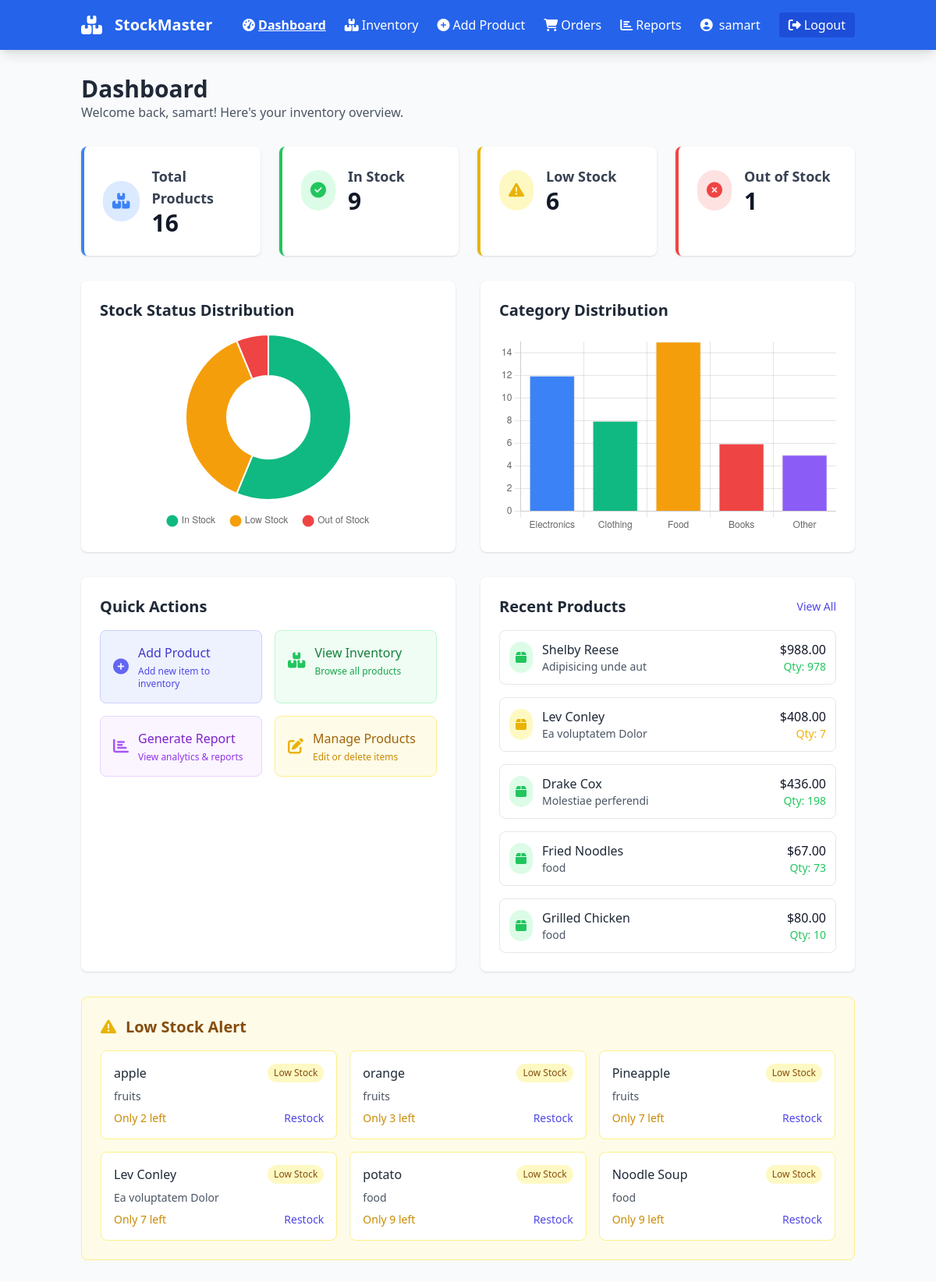
Page /dashboard (signed in) on the earlier database version.
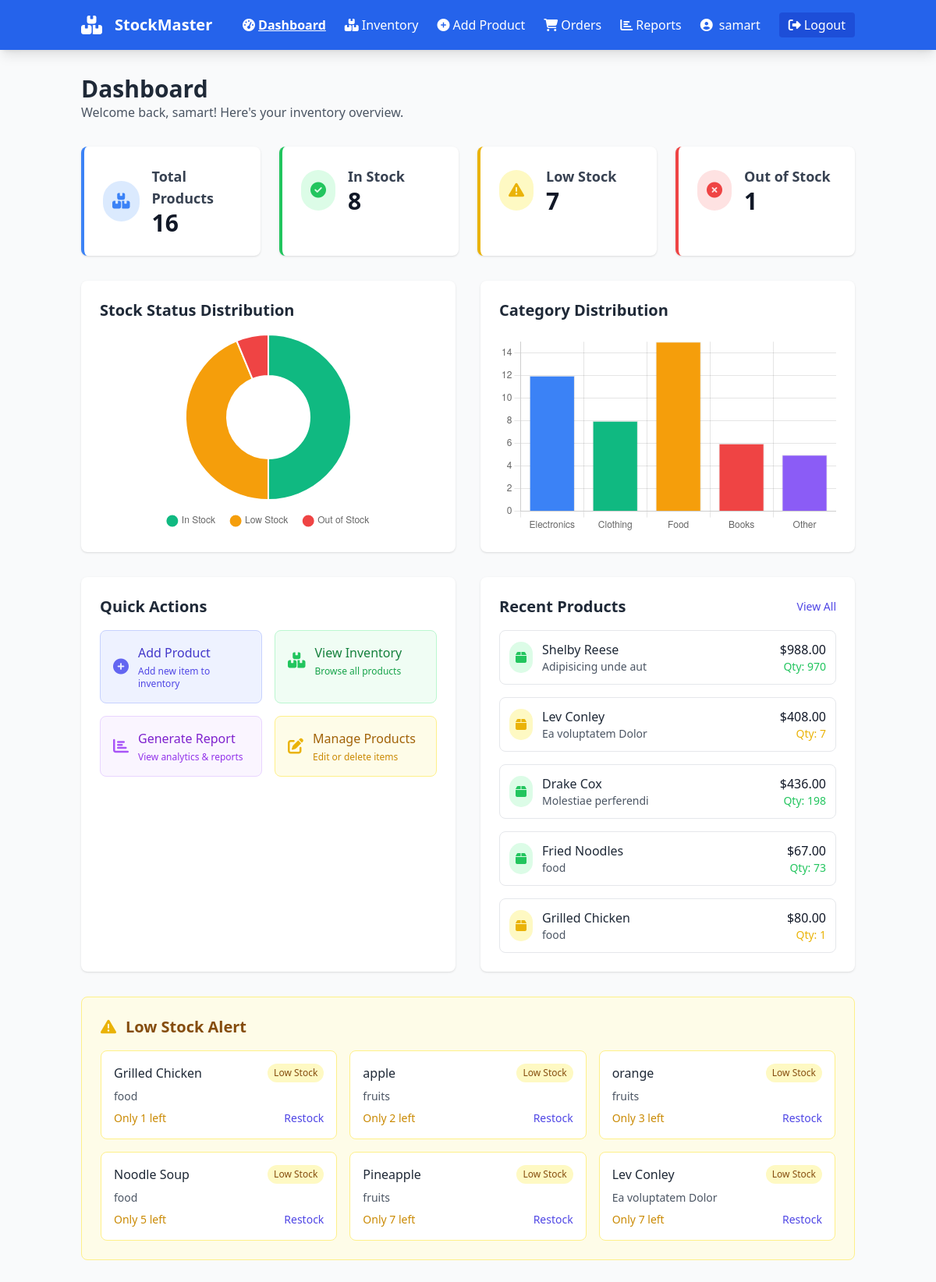
Same page on the later database version.
### models.py (models this page shows, shortened)
class Product(db.Model):
    id = db.Column(db.Integer, primary_key=True)
    name = db.Column(db.String(100), nullable=False)
    category = db.Column(db.String(50))
    quantity = db.Column(db.Integer, nullable=False)
    price = db.Column(db.Float, nullable=False)
    supplier = db.Column(db.String(100))
    description = db.Column(db.Text)
    created_at = db.Column(db.DateTime, default=datetime.utcnow)
    updated_at = db.Column(db.DateTime, default=datetime.utcnow, onupdate=datetime.utcnow)
    user_id = db.Column(db.Integer, db.ForeignKey('user.id'), nullable=False)

### app.py (the view)
@app.route('/dashboard')
@login_required
def dashboard():
    try:
        products = Product.query.filter_by(user_id=current_user.id).all()
        total_products = len(products)
        low_stock = len([p for p in products if p.quantity < 10 and p.quantity > 0])
        out_of_stock = len([p for p in products if p.quantity == 0])
        total_orders = Order.query.filter_by(user_id=current_user.id).count()
        recent_products = Product.query.filter_by(user_id=current_user.id).order_by(Product.created_at.desc()).limit(5).all()
        low_stock_products = Product.query.filter(
            Product.user_id == current_user.id,
            Product.quantity < 10,
            Product.quantity > 0
        ).order_by(Product.quantity.asc()).limit(6).all()
        print(f"Debug: Total products: {total_products}")  # Debug line
        print(f"Debug: Recent products count: {len(recent_products)}")  # Debug line
        return render_template('dashboard.html',
                             total_products=total_products,
                             low_stock=low_stock,
                             out_of_stock=out_of_stock,
                             total_orders=total_orders,
                             recent_products=recent_products,
                             low_stock_products=low_stock_products)
    except Exception as e:
        print(f"Error in dashboard route: {e}")  # Debug line
        flash('Error loading dashboard', 'error')
        return render_template('dashboard.html',
                             total_products=0,
                             low_stock=0,
                             out_of_stock=0,
                             total_orders=0,
                             recent_products=[],
                             low_stock_products=[])

### app.py (called while the page is built)
@login_manager.user_loader
def load_user(user_id):
    return User.query.get(int(user_id))

### templates/dashboard.html (shortened to what the changed rows need)
{% extends "base.html" %}
{% block content %}
<div class="mb-8">
    <h1 class="text-3xl font-bold text-gray-800">Dashboard</h1>
</div>
<div class="grid grid-cols-1 md:grid-cols-2 lg:grid-cols-4 gap-6 mb-8">
    <div class="bg-white rounded-lg shadow p-6 border-l-4 border-green-500 hover:shadow-lg transition duration-300">
        <div class="flex items-center">
            <div>
                <h3 class="text-lg font-semibold text-gray-700">In Stock</h3>
                <p class="text-3xl font-bold text-gray-900">{{ total_products - low_stock - out_of_stock }}</p>
            </div>
        </div>
    </div>
    <div class="bg-white rounded-lg shadow p-6 border-l-4 border-yellow-500 hover:shadow-lg transition duration-300">
        <div class="flex items-center">
            <div>
                <h3 class="text-lg font-semibold text-gray-700">Low Stock</h3>
                <p class="text-3xl font-bold text-gray-900">{{ low_stock }}</p>
            </div>
        </div>
    </div>
</div>
<div class="grid grid-cols-1 lg:grid-cols-2 gap-8 mb-8">
    <div class="bg-white rounded-lg shadow p-6">
        <h2 class="text-xl font-bold text-gray-800 mb-4">Stock Status Distribution</h2>
        <div class="h-64">
            <canvas id="stockStatusChart"></canvas>
        </div>
    </div>
    <div class="bg-white rounded-lg shadow p-6">
        <h2 class="text-xl font-bold text-gray-800 mb-4">Category Distribution</h2>
    </div>
</div>
<div class="grid grid-cols-1 lg:grid-cols-2 gap-8">
    <div class="bg-white rounded-lg shadow p-6">
        <h2 class="text-xl font-bold text-gray-800 mb-4">Quick Actions</h2>
    </div>
    <div class="bg-white rounded-lg shadow p-6">
        <div class="flex justify-between items-center mb-4">
            <h2 class="text-xl font-bold text-gray-800">Recent Products</h2>
        </div>
        <div class="space-y-4">
            {% if recent_products %}
                {% for product in recent_products %}
                <div class="flex items-center justify-between p-3 border border-gray-200 rounded-lg hover:bg-gray-50 transition duration-300">
                    <div class="flex items-center">
                        <div class="p-2 rounded-full
                            {% if product.quantity == 0 %}bg-red-100 text-red-500
                            {% elif product.quantity < 10 %}bg-yellow-100 text-yellow-500
                            {% else %}bg-green-100 text-green-500{% endif %} mr-3">
                            <i class="fas fa-box"></i>
                        </div>
                        <div>
                            <h3 class="font-medium text-gray-800">{{ product.name }}</h3>
                            <p class="text-sm text-gray-600">{{ product.category }}</p>
                        </div>
                    </div>
                    <div class="text-right">
                        <p class="font-medium text-gray-900">${{ "%.2f"|format(product.price) }}</p>
                        <p class="text-sm {% if product.quantity == 0 %}text-red-500{% elif product.quantity < 10 %}text-yellow-500{% else %}text-green-500{% endif %}">
                            Qty: {{ product.quantity }}
                        </p>
                    </div>
                </div>
                {% endfor %}
            {% else %}
                <div class="text-center py-8 text-gray-500">
                    <i class="fas fa-box-open text-4xl mb-3"></i>
                    <p>No products added yet.</p>
                    <a href="{{ url_for('add_product') }}" class="text-indigo-600 hover:text-indigo-800 text-sm">Add your first product</a>
                </div>
            {% endif %}
        </div>
    </div>
</div>
{% if low_stock_products %}
<div class="mt-8 bg-yellow-50 border border-yellow-200 rounded-lg p-6">
    <div class="flex items-center mb-4">
        <h2 class="text-xl font-bold text-yellow-800">Low Stock Alert</h2>
    </div>
    <div class="grid grid-cols-1 md:grid-cols-2 lg:grid-cols-3 gap-4">
        {% for product in low_stock_products[:6] %}
        <div class="bg-white rounded-lg p-4 border border-yellow-200">
            <div class="flex justify-between items-start mb-2">
                <h3 class="font-medium text-gray-800">{{ product.name }}</h3>
                <span class="px-2 py-1 bg-yellow-100 text-yellow-800 text-xs rounded-full">Low Stock</span>
            </div>
            <p class="text-sm text-gray-600 mb-2">{{ product.category }}</p>
            <div class="flex justify-between items-center">
                <span class="text-sm font-medium text-yellow-600">Only {{ product.quantity }} left</span>
                <a href="{{ url_for('edit_product', product_id=product.id) }}" class="text-indigo-600 hover:text-indigo-800 text-sm">Restock</a>
            </div>
        </div>
        {% endfor %}
    </div>
</div>
{% endif %}
{% endblock %}

Differences in the rows shown:
no longer on this page (row unchanged): Product: name "potato", category "food", quantity "9", shown under "Low Stock Alert"
changed Product "Shelby Reese": quantity "978" → "970"
now on one of the page's lists (row edited): Product: name "Grilled Chicken", category "food", quantity "1"
changed Product "Grilled Chicken": quantity "10" → "1"
changed Product "Noodle Soup": quantity "9" → "5"; moves up the list
Other differences:
{{ total_products - low_stock - out_of_stock }}: "9" → "8"
{{ low_stock }}: "6" → "7"
chart data {{ total_products - low_stock - out_of_stock }}: 9 → 8
chart data {{ low_stock }}: 6 → 7
